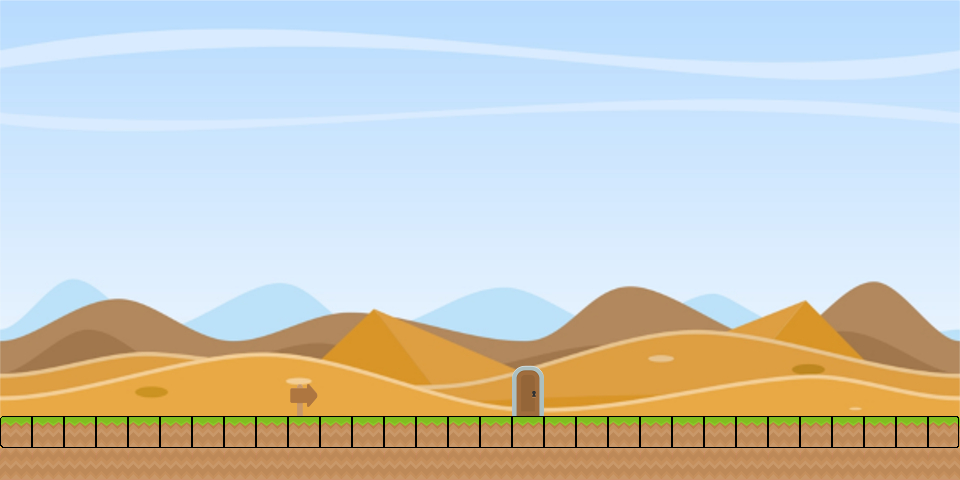

A level layout from a 2D game, rendered from its tile map. Below: a short description, then the map file with tile-grid data replaced by summaries:
An orthogonal 30x15 tile map with 32x32 px tiles, 6 tile layers (background, water, blocked, unblocked, ...), 5 tilesets and 2 objects (start, end).

<map version="1.0" orientation="orthogonal" renderorder="right-down" width="30" height="15" tilewidth="32" tileheight="32" nextobjectid="8">
 <tileset firstgid="1" name="spritesheet_ground" tilewidth="32" tileheight="32" tilecount="128" columns="8">
  <image source="../kenney32/spritesheet_ground.png" trans="ff00ff" width="256" height="512" />
 </tileset>
 <tileset firstgid="129" name="spritesheet_tiles" tilewidth="32" tileheight="32" tilecount="128" columns="8">
  <image source="../kenney32/spritesheet_tiles.png" trans="ff00ff" width="256" height="512" />
 </tileset>
 <tileset firstgid="257" name="spritesheet_items" tilewidth="32" tileheight="32" tilecount="32" columns="8">
  <image source="../kenney32/spritesheet_items.png" trans="ff00ff" width="256" height="128" />
 </tileset>
 <tileset firstgid="289" name="newdesert" tilewidth="32" tileheight="32" tilecount="450" columns="30">
  <image source="../backgrounds/newdesert.jpg" trans="ff00ff" width="960" height="480" />
 </tileset>
 <tileset firstgid="739" name="spritesheet_ground2" tilewidth="32" tileheight="32" tilecount="128" columns="8">
  <image source="../kenney32/spritesheet_ground2.png" trans="ff00ff" width="256" height="512" />
 </tileset>
 <layer name="background" width="30" height="15">
  <data>[450 cells, 450 non-empty, 450 distinct tile ids]</data>
 </layer>
 <layer name="water" width="30" height="15">
  <data>[450 cells, 0 non-empty, 0 distinct tile ids]</data>
 </layer>
 <layer name="blocked" width="30" height="15">
  <data>[450 cells, 60 non-empty, 4 distinct tile ids]</data>
 </layer>
 <layer name="unblocked" width="30" height="15">
  <data>[450 cells, 31 non-empty, 4 distinct tile ids]</data>
 </layer>
 <layer name="ladder" width="30" height="15">
  <data>[450 cells, 0 non-empty, 0 distinct tile ids]</data>
 </layer>
 <layer name="door" width="30" height="15">
  <data>[450 cells, 2 non-empty, 2 distinct tile ids]</data>
 </layer>
 <objectgroup name="object">
  <object id="4" name="start" type="start" x="352" y="351" width="32" height="64" />
  <object id="6" name="end" type="end" x="510" y="352" width="32" height="64" />
 </objectgroup>
</map>
